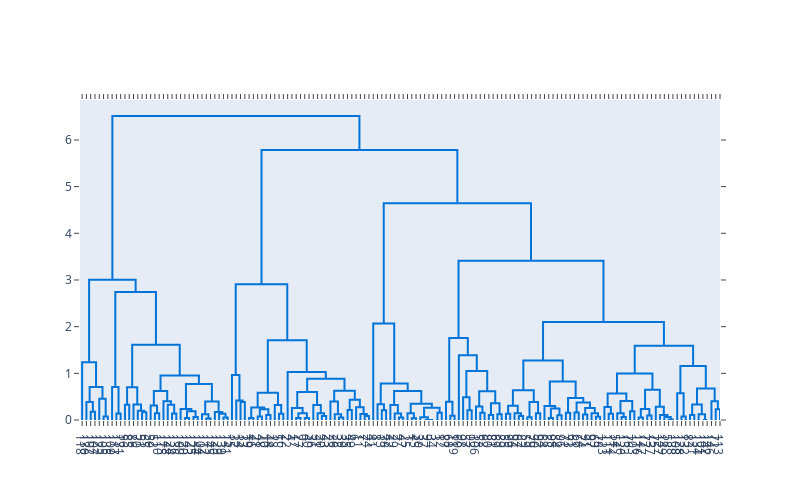

The notebook cell saved with this chart:
### Code cell
# Create a dendrogram
fig = ff.create_dendrogram(iris_pca_df, color_threshold=0)
fig.update_layout(width=800, height=500)
fig.show()

### Figure 1 — Plotly figure (JSON) as saved in the notebook; plotly's stock layout.template omitted (floating-point values rounded to 4 significant figures; data arrays with more than 128 entries replaced by an {"elided": "..."} marker saying what was removed)
{"data": [{"hoverinfo": "text", "marker": {"color": "rgb(0,116,217)"}, "mode": "lines", "type": "scatter", "x": [25, 25, 35, 35], "xaxis": "x", "y": [0, 0.1742, 0.1742, 0], "yaxis": "y"}, {"hoverinfo": "text", "marker": {"color": "rgb(0,116,217)"}, "mode": "lines", "type": "scatter", "x": [15, 15, 30, 30], "xaxis": "x", "y": [0, 0.3837, 0.3837, 0.1742], "yaxis": "y"}, {"hoverinfo": "text", "marker": {"color": "rgb(0,116,217)"}, "mode": "lines", "type": "scatter", "x": [55, 55, 65, 65], "xaxis": "x", "y": [0, 0.07319, 0.07319, 0], "yaxis": "y"}, {"hoverinfo": "text", "marker": {"color": "rgb(0,116,217)"}, "mode": "lines", "type": "scatter", "x": [45, 45, 60, 60], "xaxis": "x", "y": [0, 0.4574, 0.4574, 0.07319], "yaxis": "y"}, {"hoverinfo": "text", "marker": {"color": "rgb(0,116,217)"}, "mode": "lines", "type": "scatter", "x": [22.5, 22.5, 52.5, 52.5], "xaxis": "x", "y": [0.3837, 0.7092, 0.7092, 0.4574], "yaxis": "y"}, {"hoverinfo": "text", "marker": {"color": "rgb(0,116,217)"}, "mode": "lines", "type": "scatter", "x": [5, 5, 37.5, 37.5], "xaxis": "x", "y": [0, 1.235, 1.235, 0.7092], "yaxis": "y"}, {"hoverinfo": "text", "marker": {"color": "rgb(0,116,217)"}, "mode": "lines", "type": "scatter", "x": [85, 85, 95, 95], "xaxis": "x", "y": [0, 0.1398, 0.1398, 0], "yaxis": "y"}, {"hoverinfo": "text", "marker": {"color": "rgb(0,116,217)"}, "mode": "lines", "type": "scatter", "x": [75, 75, 90, 90], "xaxis": "x", "y": [0, 0.7064, 0.7064, 0.1398], "yaxis": "y"}, {"hoverinfo": "text", "marker": {"color": "rgb(0,116,217)"}, "mode": "lines", "type": "scatter", "x": [105, 105, 115, 115], "xaxis": "x", "y": [0, 0.326, 0.326, 0], "yaxis": "y"}, {"hoverinfo": "text", "marker": {"color": "rgb(0,116,217)"}, "mode": "lines", "type": "scatter", "x": [145, 145, 155, 155], "xaxis": "x", "y": [0, 0.1686, 0.1686, 0], "yaxis": "y"}, {"hoverinfo": "text", "marker": {"color": "rgb(0,116,217)"}, "mode": "lines", "type": "scatter", "x": [135, 135, 150, 150], "xaxis": "x", "y": [0, 0.1963, 0.1963, 0.1686], "yaxis": "y"}, {"hoverinfo": "text", "marker": {"color": "rgb(0,116,217)"}, "mode": "lines", "type": "scatter", "x": [125, 125, 142.5, 142.5], "xaxis": "x", "y": [0, 0.3334, 0.3334, 0.1963], "yaxis": "y"}, {"hoverinfo": "text", "marker": {"color": "rgb(0,116,217)"}, "mode": "lines", "type": "scatter", "x": [110, 110, 133.8, 133.8], "xaxis": "x", "y": [0.326, 0.7017, 0.7017, 0.3334], "yaxis": "y"}, {"hoverinfo": "text", "marker": {"color": "rgb(0,116,217)"}, "mode": "lines", "type": "scatter", "x": [175, 175, 185, 185], "xaxis": "x", "y": [0, 0.1469, 0.1469, 0], "yaxis": "y"}, {"hoverinfo": "text", "marker": {"color": "rgb(0,116,217)"}, "mode": "lines", "type": "scatter", "x": [165, 165, 180, 180], "xaxis": "x", "y": [0, 0.3118, 0.3118, 0.1469], "yaxis": "y"}, {"hoverinfo": "text", "marker": {"color": "rgb(0,116,217)"}, "mode": "lines", "type": "scatter", "x": [215, 215, 225, 225], "xaxis": "x", "y": [0, 0.1371, 0.1371, 0], "yaxis": "y"}, {"hoverinfo": "text", "marker": {"color": "rgb(0,116,217)"}, "mode": "lines", "type": "scatter", "x": [205, 205, 220, 220], "xaxis": "x", "y": [0, 0.3279, 0.3279, 0.1371], "yaxis": "y"}, {"hoverinfo": "text", "marker": {"color": "rgb(0,116,217)"}, "mode": "lines", "type": "scatter", "x": [195, 195, 212.5, 212.5], "xaxis": "x", "y": [0, 0.4019, 0.4019, 0.3279], "yaxis": "y"}, {"hoverinfo": "text", "marker": {"color": "rgb(0,116,217)"}, "mode": "lines", "type": "scatter", "x": [172.5, 172.5, 203.8, 203.8], "xaxis": "x", "y": [0.3118, 0.619, 0.619, 0.4019], "yaxis": "y"}, {"hoverinfo": "text", "marker": {"color": "rgb(0,116,217)"}, "mode": "lines", "type": "scatter", "x": [245, 245, 255, 255], "xaxis": "x", "y": [0, 0.04281, 0.04281, 0], "yaxis": "y"}, {"hoverinfo": "text", "marker": {"color": "rgb(0,116,217)"}, "mode": "lines", "type": "scatter", "x": [265, 265, 275, 275], "xaxis": "x", "y": [0, 0.06307, 0.06307, 0], "yaxis": "y"}, {"hoverinfo": "text", "marker": {"color": "rgb(0,116,217)"}, "mode": "lines", "type": "scatter", "x": [250, 250, 270, 270], "xaxis": "x", "y": [0.04281, 0.1885, 0.1885, 0.06307], "yaxis": "y"}, {"hoverinfo": "text", "marker": {"color": "rgb(0,116,217)"}, "mode": "lines", "type": "scatter", "x": [235, 235, 260, 260], "xaxis": "x", "y": [0, 0.2345, 0.2345, 0.1885], "yaxis": "y"}, {"hoverinfo": "text", "marker": {"color": "rgb(0,116,217)"}, "mode": "lines", "type": "scatter", "x": [295, 295, 305, 305], "xaxis": "x", "y": [0, 0.03437, 0.03437, 0], "yaxis": "y"}, {"hoverinfo": "text", "marker": {"color": "rgb(0,116,217)"}, "mode": "lines", "type": "scatter", "x": [285, 285, 300, 300], "xaxis": "x", "y": [0, 0.1242, 0.1242, 0.03437], "yaxis": "y"}, {"hoverinfo": "text", "marker": {"color": "rgb(0,116,217)"}, "mode": "lines", "type": "scatter", "x": [335, 335, 345, 345], "xaxis": "x", "y": [0, 0.0514, 0.0514, 0], "yaxis": "y"}, {"hoverinfo": "text", "marker": {"color": "rgb(0,116,217)"}, "mode": "lines", "type": "scatter", "x": [325, 325, 340, 340], "xaxis": "x", "y": [0, 0.1362, 0.1362, 0.0514], "yaxis": "y"}, {"hoverinfo": "text", "marker": {"color": "rgb(0,116,217)"}, "mode": "lines", "type": "scatter", "x": [315, 315, 332.5, 332.5], "xaxis": "x", "y": [0, 0.174, 0.174, 0.1362], "yaxis": "y"}, {"hoverinfo": "text", "marker": {"color": "rgb(0,116,217)"}, "mode": "lines", "type": "scatter", "x": [292.5, 292.5, 323.8, 323.8], "xaxis": "x", "y": [0.1242, 0.3964, 0.3964, 0.174], "yaxis": "y"}, {"hoverinfo": "text", "marker": {"color": "rgb(0,116,217)"}, "mode": "lines", "type": "scatter", "x": [247.5, 247.5, 308.1, 308.1], "xaxis": "x", "y": [0.2345, 0.7691, 0.7691, 0.3964], "yaxis": "y"}, {"hoverinfo": "text", "marker": {"color": "rgb(0,116,217)"}, "mode": "lines", "type": "scatter", "x": [188.1, 188.1, 277.8, 277.8], "xaxis": "x", "y": [0.619, 0.9543, 0.9543, 0.7691], "yaxis": "y"}, {"hoverinfo": "text", "marker": {"color": "rgb(0,116,217)"}, "mode": "lines", "type": "scatter", "x": [121.9, 121.9, 233.0, 233.0], "xaxis": "x", "y": [0.7017, 1.612, 1.612, 0.9543], "yaxis": "y"}, {"hoverinfo": "text", "marker": {"color": "rgb(0,116,217)"}, "mode": "lines", "type": "scatter", "x": [82.5, 82.5, 177.4, 177.4], "xaxis": "x", "y": [0.7064, 2.744, 2.744, 1.612], "yaxis": "y"}, {"hoverinfo": "text", "marker": {"color": "rgb(0,116,217)"}, "mode": "lines", "type": "scatter", "x": [21.25, 21.25, 130.0, 130.0], "xaxis": "x", "y": [1.235, 3.002, 3.002, 2.744], "yaxis": "y"}, {"hoverinfo": "text", "marker": {"color": "rgb(0,116,217)"}, "mode": "lines", "type": "scatter", "x": [375, 375, 385, 385], "xaxis": "x", "y": [0, 0.3842, 0.3842, 0], "yaxis": "y"}, {"hoverinfo": "text", "marker": {"color": "rgb(0,116,217)"}, "mode": "lines", "type": "scatter", "x": [365, 365, 380, 380], "xaxis": "x", "y": [0, 0.4204, 0.4204, 0.3842], "yaxis": "y"}, {"hoverinfo": "text", "marker": {"color": "rgb(0,116,217)"}, "mode": "lines", "type": "scatter", "x": [355, 355, 372.5, 372.5], "xaxis": "x", "y": [0, 0.9625, 0.9625, 0.4204], "yaxis": "y"}, {"hoverinfo": "text", "marker": {"color": "rgb(0,116,217)"}, "mode": "lines", "type": "scatter", "x": [395, 395, 405, 405], "xaxis": "x", "y": [0, 0.04197, 0.04197, 0], "yaxis": "y"}, {"hoverinfo": "text", "marker": {"color": "rgb(0,116,217)"}, "mode": "lines", "type": "scatter", "x": [415, 415, 425, 425], "xaxis": "x", "y": [0, 0.07631, 0.07631, 0], "yaxis": "y"}, {"hoverinfo": "text", "marker": {"color": "rgb(0,116,217)"}, "mode": "lines", "type": "scatter", "x": [435, 435, 445, 445], "xaxis": "x", "y": [0, 0.1052, 0.1052, 0], "yaxis": "y"}, {"hoverinfo": "text", "marker": {"color": "rgb(0,116,217)"}, "mode": "lines", "type": "scatter", "x": [420, 420, 440, 440], "xaxis": "x", "y": [0.07631, 0.2303, 0.2303, 0.1052], "yaxis": "y"}, {"hoverinfo": "text", "marker": {"color": "rgb(0,116,217)"}, "mode": "lines", "type": "scatter", "x": [400, 400, 430, 430], "xaxis": "x", "y": [0.04197, 0.2655, 0.2655, 0.2303], "yaxis": "y"}, {"hoverinfo": "text", "marker": {"color": "rgb(0,116,217)"}, "mode": "lines", "type": "scatter", "x": [465, 465, 475, 475], "xaxis": "x", "y": [0, 0.1323, 0.1323, 0], "yaxis": "y"}, {"hoverinfo": "text", "marker": {"color": "rgb(0,116,217)"}, "mode": "lines", "type": "scatter", "x": [455, 455, 470, 470], "xaxis": "x", "y": [0, 0.3195, 0.3195, 0.1323], "yaxis": "y"}, {"hoverinfo": "text", "marker": {"color": "rgb(0,116,217)"}, "mode": "lines", "type": "scatter", "x": [415, 415, 462.5, 462.5], "xaxis": "x", "y": [0.2655, 0.5818, 0.5818, 0.3195], "yaxis": "y"}, {"hoverinfo": "text", "marker": {"color": "rgb(0,116,217)"}, "mode": "lines", "type": "scatter", "x": [505, 505, 515, 515], "xaxis": "x", "y": [0, 0.04365, 0.04365, 0], "yaxis": "y"}, {"hoverinfo": "text", "marker": {"color": "rgb(0,116,217)"}, "mode": "lines", "type": "scatter", "x": [525, 525, 535, 535], "xaxis": "x", "y": [0, 0.04365, 0.04365, 0], "yaxis": "y"}, {"hoverinfo": "text", "marker": {"color": "rgb(0,116,217)"}, "mode": "lines", "type": "scatter", "x": [510, 510, 530, 530], "xaxis": "x", "y": [0.04365, 0.1451, 0.1451, 0.04365], "yaxis": "y"}, {"hoverinfo": "text", "marker": {"color": "rgb(0,116,217)"}, "mode": "lines", "type": "scatter", "x": [495, 495, 520, 520], "xaxis": "x", "y": [0, 0.2553, 0.2553, 0.1451], "yaxis": "y"}, {"hoverinfo": "text", "marker": {"color": "rgb(0,116,217)"}, "mode": "lines", "type": "scatter", "x": [565, 565, 575, 575], "xaxis": "x", "y": [0, 0.08338, 0.08338, 0], "yaxis": "y"}, {"hoverinfo": "text", "marker": {"color": "rgb(0,116,217)"}, "mode": "lines", "type": "scatter", "x": [555, 555, 570, 570], "xaxis": "x", "y": [0, 0.1422, 0.1422, 0.08338], "yaxis": "y"}, {"hoverinfo": "text", "marker": {"color": "rgb(0,116,217)"}, "mode": "lines", "type": "scatter", "x": [545, 545, 562.5, 562.5], "xaxis": "x", "y": [0, 0.3203, 0.3203, 0.1422], "yaxis": "y"}, {"hoverinfo": "text", "marker": {"color": "rgb(0,116,217)"}, "mode": "lines", "type": "scatter", "x": [507.5, 507.5, 553.8, 553.8], "xaxis": "x", "y": [0.2553, 0.6023, 0.6023, 0.3203], "yaxis": "y"}, {"hoverinfo": "text", "marker": {"color": "rgb(0,116,217)"}, "mode": "lines", "type": "scatter", "x": [605, 605, 615, 615], "xaxis": "x", "y": [0, 0.05332, 0.05332, 0], "yaxis": "y"}, {"hoverinfo": "text", "marker": {"color": "rgb(0,116,217)"}, "mode": "lines", "type": "scatter", "x": [595, 595, 610, 610], "xaxis": "x", "y": [0, 0.1215, 0.1215, 0.05332], "yaxis": "y"}, {"hoverinfo": "text", "marker": {"color": "rgb(0,116,217)"}, "mode": "lines", "type": "scatter", "x": [585, 585, 602.5, 602.5], "xaxis": "x", "y": [0, 0.3965, 0.3965, 0.1215], "yaxis": "y"}, {"hoverinfo": "text", "marker": {"color": "rgb(0,116,217)"}, "mode": "lines", "type": "scatter", "x": [625, 625, 635, 635], "xaxis": "x", "y": [0, 0.2166, 0.2166, 0], "yaxis": "y"}, {"hoverinfo": "text", "marker": {"color": "rgb(0,116,217)"}, "mode": "lines", "type": "scatter", "x": [665, 665, 675, 675], "xaxis": "x", "y": [0, 0.08561, 0.08561, 0], "yaxis": "y"}, {"hoverinfo": "text", "marker": {"color": "rgb(0,116,217)"}, "mode": "lines", "type": "scatter", "x": [655, 655, 670, 670], "xaxis": "x", "y": [0, 0.1291, 0.1291, 0.08561], "yaxis": "y"}, {"hoverinfo": "text", "marker": {"color": "rgb(0,116,217)"}, "mode": "lines", "type": "scatter", "x": [645, 645, 662.5, 662.5], "xaxis": "x", "y": [0, 0.2736, 0.2736, 0.1291], "yaxis": "y"}, {"hoverinfo": "text", "marker": {"color": "rgb(0,116,217)"}, "mode": "lines", "type": "scatter", "x": [630, 630, 653.8, 653.8], "xaxis": "x", "y": [0.2166, 0.4325, 0.4325, 0.2736], "yaxis": "y"}, {"hoverinfo": "text", "marker": {"color": "rgb(0,116,217)"}, "mode": "lines", "type": "scatter", "x": [593.8, 593.8, 641.9, 641.9], "xaxis": "x", "y": [0.3965, 0.6261, 0.6261, 0.4325], "yaxis": "y"}, {"hoverinfo": "text", "marker": {"color": "rgb(0,116,217)"}, "mode": "lines", "type": "scatter", "x": [530.6, 530.6, 617.8, 617.8], "xaxis": "x", "y": [0.6023, 0.8851, 0.8851, 0.6261], "yaxis": "y"}, {"hoverinfo": "text", "marker": {"color": "rgb(0,116,217)"}, "mode": "lines", "type": "scatter", "x": [485, 485, 574.2, 574.2], "xaxis": "x", "y": [0, 1.028, 1.028, 0.8851], "yaxis": "y"}, {"hoverinfo": "text", "marker": {"color": "rgb(0,116,217)"}, "mode": "lines", "type": "scatter", "x": [438.8, 438.8, 529.6, 529.6], "xaxis": "x", "y": [0.5818, 1.709, 1.709, 1.028], "yaxis": "y"}, {"hoverinfo": "text", "marker": {"color": "rgb(0,116,217)"}, "mode": "lines", "type": "scatter", "x": [363.8, 363.8, 484.2, 484.2], "xaxis": "x", "y": [0.9625, 2.907, 2.907, 1.709], "yaxis": "y"}, {"hoverinfo": "text", "marker": {"color": "rgb(0,116,217)"}, "mode": "lines", "type": "scatter", "x": [705, 705, 715, 715], "xaxis": "x", "y": [0, 0.2113, 0.2113, 0], "yaxis": "y"}, {"hoverinfo": "text", "marker": {"color": "rgb(0,116,217)"}, "mode": "lines", "type": "scatter", "x": [695, 695, 710, 710], "xaxis": "x", "y": [0, 0.3366, 0.3366, 0.2113], "yaxis": "y"}, {"hoverinfo": "text", "marker": {"color": "rgb(0,116,217)"}, "mode": "lines", "type": "scatter", "x": [745, 745, 755, 755], "xaxis": "x", "y": [0, 0.05332, 0.05332, 0], "yaxis": "y"}, {"hoverinfo": "text", "marker": {"color": "rgb(0,116,217)"}, "mode": "lines", "type": "scatter", "x": [735, 735, 750, 750], "xaxis": "x", "y": [0, 0.1378, 0.1378, 0.05332], "yaxis": "y"}, {"hoverinfo": "text", "marker": {"color": "rgb(0,116,217)"}, "mode": "lines", "type": "scatter", "x": [725, 725, 742.5, 742.5], "xaxis": "x", "y": [0, 0.3207, 0.3207, 0.1378], "yaxis": "y"}, {"hoverinfo": "text", "marker": {"color": "rgb(0,116,217)"}, "mode": "lines", "type": "scatter", "x": [775, 775, 785, 785], "xaxis": "x", "y": [0, 0.03815, 0.03815, 0], "yaxis": "y"}, {"hoverinfo": "text", "marker": {"color": "rgb(0,116,217)"}, "mode": "lines", "type": "scatter", "x": [765, 765, 780, 780], "xaxis": "x", "y": [0, 0.1451, 0.1451, 0.03815], "yaxis": "y"}, {"hoverinfo": "text", "marker": {"color": "rgb(0,116,217)"}, "mode": "lines", "type": "scatter", "x": [815, 815, 825, 825], "xaxis": "x", "y": [0, 0, 0, 0], "yaxis": "y"}, {"hoverinfo": "text", "marker": {"color": "rgb(0,116,217)"}, "mode": "lines", "type": "scatter", "x": [805, 805, 820, 820], "xaxis": "x", "y": [0, 0, 0, 0], "yaxis": "y"}, {"hoverinfo": "text", "marker": {"color": "rgb(0,116,217)"}, "mode": "lines", "type": "scatter", "x": [795, 795, 812.5, 812.5], "xaxis": "x", "y": [0, 0.05651, 0.05651, 0], "yaxis": "y"}, {"hoverinfo": "text", "marker": {"color": "rgb(0,116,217)"}, "mode": "lines", "type": "scatter", "x": [835, 835, 845, 845], "xaxis": "x", "y": [0, 0.1559, 0.1559, 0], "yaxis": "y"}, {"hoverinfo": "text", "marker": {"color": "rgb(0,116,217)"}, "mode": "lines", "type": "scatter", "x": [803.8, 803.8, 840, 840], "xaxis": "x", "y": [0.05651, 0.2629, 0.2629, 0.1559], "yaxis": "y"}, {"hoverinfo": "text", "marker": {"color": "rgb(0,116,217)"}, "mode": "lines", "type": "scatter", "x": [772.5, 772.5, 821.9, 821.9], "xaxis": "x", "y": [0.1451, 0.3487, 0.3487, 0.2629], "yaxis": "y"}, {"hoverinfo": "text", "marker": {"color": "rgb(0,116,217)"}, "mode": "lines", "type": "scatter", "x": [733.8, 733.8, 797.2, 797.2], "xaxis": "x", "y": [0.3207, 0.6203, 0.6203, 0.3487], "yaxis": "y"}, {"hoverinfo": "text", "marker": {"color": "rgb(0,116,217)"}, "mode": "lines", "type": "scatter", "x": [702.5, 702.5, 765.5, 765.5], "xaxis": "x", "y": [0.3366, 0.7837, 0.7837, 0.6203], "yaxis": "y"}, {"hoverinfo": "text", "marker": {"color": "rgb(0,116,217)"}, "mode": "lines", "type": "scatter", "x": [685, 685, 734.0, 734.0], "xaxis": "x", "y": [0, 2.07, 2.07, 0.7837], "yaxis": "y"}, {"hoverinfo": "text", "marker": {"color": "rgb(0,116,217)"}, "mode": "lines", "type": "scatter", "x": [865, 865, 875, 875], "xaxis": "x", "y": [0, 0.09268, 0.09268, 0], "yaxis": "y"}, {"hoverinfo": "text", "marker": {"color": "rgb(0,116,217)"}, "mode": "lines", "type": "scatter", "x": [855, 855, 870, 870], "xaxis": "x", "y": [0, 0.3915, 0.3915, 0.09268], "yaxis": "y"}, {"hoverinfo": "text", "marker": {"color": "rgb(0,116,217)"}, "mode": "lines", "type": "scatter", "x": [905, 905, 915, 915], "xaxis": "x", "y": [0, 0.2098, 0.2098, 0], "yaxis": "y"}, {"hoverinfo": "text", "marker": {"color": "rgb(0,116,217)"}, "mode": "lines", "type": "scatter", "x": [895, 895, 910, 910], "xaxis": "x", "y": [0, 0.4857, 0.4857, 0.2098], "yaxis": "y"}, {"hoverinfo": "text", "marker": {"color": "rgb(0,116,217)"}, "mode": "lines", "type": "scatter", "x": [935, 935, 945, 945], "xaxis": "x", "y": [0, 0.155, 0.155, 0], "yaxis": "y"}, {"hoverinfo": "text", "marker": {"color": "rgb(0,116,217)"}, "mode": "lines", "type": "scatter", "x": [925, 925, 940, 940], "xaxis": "x", "y": [0, 0.2872, 0.2872, 0.155], "yaxis": "y"}, {"hoverinfo": "text", "marker": {"color": "rgb(0,116,217)"}, "mode": "lines", "type": "scatter", "x": [955, 955, 965, 965], "xaxis": "x", "y": [0, 0.1079, 0.1079, 0], "yaxis": "y"}, {"hoverinfo": "text", "marker": {"color": "rgb(0,116,217)"}, "mode": "lines", "type": "scatter", "x": [975, 975, 985, 985], "xaxis": "x", "y": [0, 0.1215, 0.1215, 0], "yaxis": "y"}, {"hoverinfo": "text", "marker": {"color": "rgb(0,116,217)"}, "mode": "lines", "type": "scatter", "x": [960, 960, 980, 980], "xaxis": "x", "y": [0.1079, 0.3572, 0.3572, 0.1215], "yaxis": "y"}, {"hoverinfo": "text", "marker": {"color": "rgb(0,116,217)"}, "mode": "lines", "type": "scatter", "x": [932.5, 932.5, 970, 970], "xaxis": "x", "y": [0.2872, 0.6133, 0.6133, 0.3572], "yaxis": "y"}, {"hoverinfo": "text", "marker": {"color": "rgb(0,116,217)"}, "mode": "lines", "type": "scatter", "x": [902.5, 902.5, 951.2, 951.2], "xaxis": "x", "y": [0.4857, 1.052, 1.052, 0.6133], "yaxis": "y"}, {"hoverinfo": "text", "marker": {"color": "rgb(0,116,217)"}, "mode": "lines", "type": "scatter", "x": [885, 885, 926.9, 926.9], "xaxis": "x", "y": [0, 1.387, 1.387, 1.052], "yaxis": "y"}, {"hoverinfo": "text", "marker": {"color": "rgb(0,116,217)"}, "mode": "lines", "type": "scatter", "x": [862.5, 862.5, 905.9, 905.9], "xaxis": "x", "y": [0.3915, 1.757, 1.757, 1.387], "yaxis": "y"}, {"hoverinfo": "text", "marker": {"color": "rgb(0,116,217)"}, "mode": "lines", "type": "scatter", "x": [995, 995, 1005, 1005], "xaxis": "x", "y": [0, 0.1323, 0.1323, 0], "yaxis": "y"}, {"hoverinfo": "text", "marker": {"color": "rgb(0,116,217)"}, "mode": "lines", "type": "scatter", "x": [1025, 1025, 1035, 1035], "xaxis": "x", "y": [0, 0.08393, 0.08393, 0], "yaxis": "y"}, {"hoverinfo": "text", "marker": {"color": "rgb(0,116,217)"}, "mode": "lines", "type": "scatter", "x": [1015, 1015, 1030, 1030], "xaxis": "x", "y": [0, 0.1442, 0.1442, 0.08393], "yaxis": "y"}, {"hoverinfo": "text", "marker": {"color": "rgb(0,116,217)"}, "mode": "lines", "type": "scatter", "x": [1000, 1000, 1022.0, 1022.0], "xaxis": "x", "y": [0.1323, 0.3054, 0.3054, 0.1442], "yaxis": "y"}, {"hoverinfo": "text", "marker": {"color": "rgb(0,116,217)"}, "mode": "lines", "type": "scatter", "x": [1045, 1045, 1055, 1055], "xaxis": "x", "y": [0, 0.05919, 0.05919, 0], "yaxis": "y"}, {"hoverinfo": "text", "marker": {"color": "rgb(0,116,217)"}, "mode": "lines", "type": "scatter", "x": [1065, 1065, 1075, 1075], "xaxis": "x", "y": [0, 0.1427, 0.1427, 0], "yaxis": "y"}, {"hoverinfo": "text", "marker": {"color": "rgb(0,116,217)"}, "mode": "lines", "type": "scatter", "x": [1050, 1050, 1070, 1070], "xaxis": "x", "y": [0.05919, 0.3834, 0.3834, 0.1427], "yaxis": "y"}, {"hoverinfo": "text", "marker": {"color": "rgb(0,116,217)"}, "mode": "lines", "type": "scatter", "x": [1011.0, 1011.0, 1060, 1060], "xaxis": "x", "y": [0.3054, 0.6354, 0.6354, 0.3834], "yaxis": "y"}, {"hoverinfo": "text", "marker": {"color": "rgb(0,116,217)"}, "mode": "lines", "type": "scatter", "x": [1095, 1095, 1105, 1105], "xaxis": "x", "y": [0, 0.04365, 0.04365, 0], "yaxis": "y"}, {"hoverinfo": "text", "marker": {"color": "rgb(0,116,217)"}, "mode": "lines", "type": "scatter", "x": [1115, 1115, 1125, 1125], "xaxis": "x", "y": [0, 0.09968, 0.09968, 0], "yaxis": "y"}, {"hoverinfo": "text", "marker": {"color": "rgb(0,116,217)"}, "mode": "lines", "type": "scatter", "x": [1100, 1100, 1120, 1120], "xaxis": "x", "y": [0.04365, 0.2461, 0.2461, 0.09968], "yaxis": "y"}, {"hoverinfo": "text", "marker": {"color": "rgb(0,116,217)"}, "mode": "lines", "type": "scatter", "x": [1085, 1085, 1110, 1110], "xaxis": "x", "y": [0, 0.3, 0.3, 0.2461], "yaxis": "y"}, {"hoverinfo": "text", "marker": {"color": "rgb(0,116,217)"}, "mode": "lines", "type": "scatter", "x": [1135, 1135, 1145, 1145], "xaxis": "x", "y": [0, 0.157, 0.157, 0], "yaxis": "y"}, {"hoverinfo": "text", "marker": {"color": "rgb(0,116,217)"}, "mode": "lines", "type": "scatter", "x": [1155, 1155, 1165, 1165], "xaxis": "x", "y": [0, 0.16, 0.16, 0], "yaxis": "y"}, {"hoverinfo": "text", "marker": {"color": "rgb(0,116,217)"}, "mode": "lines", "type": "scatter", "x": [1175, 1175, 1185, 1185], "xaxis": "x", "y": [0, 0.1194, 0.1194, 0], "yaxis": "y"}, {"hoverinfo": "text", "marker": {"color": "rgb(0,116,217)"}, "mode": "lines", "type": "scatter", "x": [1205, 1205, 1215, 1215], "xaxis": "x", "y": [0, 0.0674, 0.0674, 0], "yaxis": "y"}, {"hoverinfo": "text", "marker": {"color": "rgb(0,116,217)"}, "mode": "lines", "type": "scatter", "x": [1195, 1195, 1210, 1210], "xaxis": "x", "y": [0, 0.1467, 0.1467, 0.0674], "yaxis": "y"}, {"hoverinfo": "text", "marker": {"color": "rgb(0,116,217)"}, "mode": "lines", "type": "scatter", "x": [1180, 1180, 1202.0, 1202.0], "xaxis": "x", "y": [0.1194, 0.2549, 0.2549, 0.1467], "yaxis": "y"}, {"hoverinfo": "text", "marker": {"color": "rgb(0,116,217)"}, "mode": "lines", "type": "scatter", "x": [1160, 1160, 1191.0, 1191.0], "xaxis": "x", "y": [0.16, 0.3747, 0.3747, 0.2549], "yaxis": "y"}, {"hoverinfo": "text", "marker": {"color": "rgb(0,116,217)"}, "mode": "lines", "type": "scatter", "x": [1140, 1140, 1176.0, 1176.0], "xaxis": "x", "y": [0.157, 0.4691, 0.4691, 0.3747], "yaxis": "y"}, {"hoverinfo": "text", "marker": {"color": "rgb(0,116,217)"}, "mode": "lines", "type": "scatter", "x": [1098.0, 1098.0, 1158.0, 1158.0], "xaxis": "x", "y": [0.3, 0.825, 0.825, 0.4691], "yaxis": "y"}, {"hoverinfo": "text", "marker": {"color": "rgb(0,116,217)"}, "mode": "lines", "type": "scatter", "x": [1036.0, 1036.0, 1128.0, 1128.0], "xaxis": "x", "y": [0.6354, 1.275, 1.275, 0.825], "yaxis": "y"}, {"hoverinfo": "text", "marker": {"color": "rgb(0,116,217)"}, "mode": "lines", "type": "scatter", "x": [1235, 1235, 1245, 1245], "xaxis": "x", "y": [0, 0.1359, 0.1359, 0], "yaxis": "y"}, {"hoverinfo": "text", "marker": {"color": "rgb(0,116,217)"}, "mode": "lines", "type": "scatter", "x": [1225, 1225, 1240, 1240], "xaxis": "x", "y": [0, 0.2761, 0.2761, 0.1359], "yaxis": "y"}, {"hoverinfo": "text", "marker": {"color": "rgb(0,116,217)"}, "mode": "lines", "type": "scatter", "x": [1265, 1265, 1275, 1275], "xaxis": "x", "y": [0, 0.06482, 0.06482, 0], "yaxis": "y"}, {"hoverinfo": "text", "marker": {"color": "rgb(0,116,217)"}, "mode": "lines", "type": "scatter", "x": [1255, 1255, 1270, 1270], "xaxis": "x", "y": [0, 0.1461, 0.1461, 0.06482], "yaxis": "y"}, {"hoverinfo": "text", "marker": {"color": "rgb(0,116,217)"}, "mode": "lines", "type": "scatter", "x": [1285, 1285, 1295, 1295], "xaxis": "x", "y": [0, 0.1873, 0.1873, 0], "yaxis": "y"}, {"hoverinfo": "text", "marker": {"color": "rgb(0,116,217)"}, "mode": "lines", "type": "scatter", "x": [1262.0, 1262.0, 1290, 1290], "xaxis": "x", "y": [0.1461, 0.4095, 0.4095, 0.1873], "yaxis": "y"}, {"hoverinfo": "text", "marker": {"color": "rgb(0,116,217)"}, "mode": "lines", "type": "scatter", "x": [1232.0, 1232.0, 1276.0, 1276.0], "xaxis": "x", "y": [0.2761, 0.5692, 0.5692, 0.4095], "yaxis": "y"}, {"hoverinfo": "text", "marker": {"color": "rgb(0,116,217)"}, "mode": "lines", "type": "scatter", "x": [1305, 1305, 1315, 1315], "xaxis": "x", "y": [0, 0.0514, 0.0514, 0], "yaxis": "y"}, {"hoverinfo": "text", "marker": {"color": "rgb(0,116,217)"}, "mode": "lines", "type": "scatter", "x": [1325, 1325, 1335, 1335], "xaxis": "x", "y": [0, 0.0941, 0.0941, 0], "yaxis": "y"}, {"hoverinfo": "text", "marker": {"color": "rgb(0,116,217)"}, "mode": "lines", "type": "scatter", "x": [1310, 1310, 1330, 1330], "xaxis": "x", "y": [0.0514, 0.2332, 0.2332, 0.0941], "yaxis": "y"}, {"hoverinfo": "text", "marker": {"color": "rgb(0,116,217)"}, "mode": "lines", "type": "scatter", "x": [1375, 1375, 1385, 1385], "xaxis": "x", "y": [0, 0.01145, 0.01145, 0], "yaxis": "y"}, {"hoverinfo": "text", "marker": {"color": "rgb(0,116,217)"}, "mode": "lines", "type": "scatter", "x": [1365, 1365, 1380, 1380], "xaxis": "x", "y": [0, 0.06215, 0.06215, 0.01145], "yaxis": "y"}, {"hoverinfo": "text", "marker": {"color": "rgb(0,116,217)"}, "mode": "lines", "type": "scatter", "x": [1355, 1355, 1372.0, 1372.0], "xaxis": "x", "y": [0, 0.1069, 0.1069, 0.06215], "yaxis": "y"}, {"hoverinfo": "text", "marker": {"color": "rgb(0,116,217)"}, "mode": "lines", "type": "scatter", "x": [1345, 1345, 1364.0, 1364.0], "xaxis": "x", "y": [0, 0.2861, 0.2861, 0.1069], "yaxis": "y"}, {"hoverinfo": "text", "marker": {"color": "rgb(0,116,217)"}, "mode": "lines", "type": "scatter", "x": [1320, 1320, 1354.0, 1354.0], "xaxis": "x", "y": [0.2332, 0.6475, 0.6475, 0.2861], "yaxis": "y"}, {"hoverinfo": "text", "marker": {"color": "rgb(0,116,217)"}, "mode": "lines", "type": "scatter", "x": [1254.0, 1254.0, 1337.0, 1337.0], "xaxis": "x", "y": [0.5692, 0.9937, 0.9937, 0.6475], "yaxis": "y"}, {"hoverinfo": "text", "marker": {"color": "rgb(0,116,217)"}, "mode": "lines", "type": "scatter", "x": [1405, 1405, 1415, 1415], "xaxis": "x", "y": [0, 0.07486, 0.07486, 0], "yaxis": "y"}, {"hoverinfo": "text", "marker": {"color": "rgb(0,116,217)"}, "mode": "lines", "type": "scatter", "x": [1395, 1395, 1410, 1410], "xaxis": "x", "y": [0, 0.5728, 0.5728, 0.07486], "yaxis": "y"}, {"hoverinfo": "text", "marker": {"color": "rgb(0,116,217)"}, "mode": "lines", "type": "scatter", "x": [1425, 1425, 1435, 1435], "xaxis": "x", "y": [0, 0.1057, 0.1057, 0], "yaxis": "y"}, {"hoverinfo": "text", "marker": {"color": "rgb(0,116,217)"}, "mode": "lines", "type": "scatter", "x": [1455, 1455, 1465, 1465], "xaxis": "x", "y": [0, 0, 0, 0], "yaxis": "y"}, {"hoverinfo": "text", "marker": {"color": "rgb(0,116,217)"}, "mode": "lines", "type": "scatter", "x": [1445, 1445, 1460, 1460], "xaxis": "x", "y": [0, 0.124, 0.124, 0], "yaxis": "y"}, {"hoverinfo": "text", "marker": {"color": "rgb(0,116,217)"}, "mode": "lines", "type": "scatter", "x": [1430, 1430, 1452.0, 1452.0], "xaxis": "x", "y": [0.1057, 0.3324, 0.3324, 0.124], "yaxis": "y"}, {"hoverinfo": "text", "marker": {"color": "rgb(0,116,217)"}, "mode": "lines", "type": "scatter", "x": [1485, 1485, 1495, 1495], "xaxis": "x", "y": [0, 0.2279, 0.2279, 0], "yaxis": "y"}, {"hoverinfo": "text", "marker": {"color": "rgb(0,116,217)"}, "mode": "lines", "type": "scatter", "x": [1475, 1475, 1490, 1490], "xaxis": "x", "y": [0, 0.4024, 0.4024, 0.2279], "yaxis": "y"}, {"hoverinfo": "text", "marker": {"color": "rgb(0,116,217)"}, "mode": "lines", "type": "scatter", "x": [1441.0, 1441.0, 1482.0, 1482.0], "xaxis": "x", "y": [0.3324, 0.6733, 0.6733, 0.4024], "yaxis": "y"}, {"hoverinfo": "text", "marker": {"color": "rgb(0,116,217)"}, "mode": "lines", "type": "scatter", "x": [1402.0, 1402.0, 1462.0, 1462.0], "xaxis": "x", "y": [0.5728, 1.155, 1.155, 0.6733], "yaxis": "y"}, {"hoverinfo": "text", "marker": {"color": "rgb(0,116,217)"}, "mode": "lines", "type": "scatter", "x": [1296.0, 1296.0, 1432.0, 1432.0], "xaxis": "x", "y": [0.9937, 1.592, 1.592, 1.155], "yaxis": "y"}, {"hoverinfo": "text", "marker": {"color": "rgb(0,116,217)"}, "mode": "lines", "type": "scatter", "x": [1082.0, 1082.0, 1364.0, 1364.0], "xaxis": "x", "y": [1.275, 2.098, 2.098, 1.592], "yaxis": "y"}, {"hoverinfo": "text", "marker": {"color": "rgb(0,116,217)"}, "mode": "lines", "type": "scatter", "x": [884.2, 884.2, 1223.0, 1223.0], "xaxis": "x", "y": [1.757, 3.414, 3.414, 2.098], "yaxis": "y"}, {"hoverinfo": "text", "marker": {"color": "rgb(0,116,217)"}, "mode": "lines", "type": "scatter", "x": [709.5, 709.5, 1054.0, 1054.0], "xaxis": "x", "y": [2.07, 4.646, 4.646, 3.414], "yaxis": "y"}, {"hoverinfo": "text", "marker": {"color": "rgb(0,116,217)"}, "mode": "lines", "type": "scatter", "x": [424.0, 424.0, 881.5, 881.5], "xaxis": "x", "y": [2.907, 5.786, 5.786, 4.646], "yaxis": "y"}, {"hoverinfo": "text", "marker": {"color": "rgb(0,116,217)"}, "mode": "lines", "type": "scatter", "x": [75.61, 75.61, 652.7, 652.7], "xaxis": "x", "y": [3.002, 6.514, 6.514, 5.786], "yaxis": "y"}], "layout": {"autosize": false, "height": 500, "hovermode": "closest", "showlegend": false, "width": 800, "xaxis": {"mirror": "allticks", "rangemode": "tozero", "showgrid": false, "showline": true, "showticklabels": true, "tickmode": "array", "ticks": "outside", "ticktext": {"elided": "150 str values"}, "tickvals": {"elided": "150 int values"}, "type": "linear", "zeroline": false}, "yaxis": {"mirror": "allticks", "rangemode": "tozero", "showgrid": false, "showline": true, "showticklabels": true, "ticks": "outside", "type": "linear", "zeroline": false}}}
